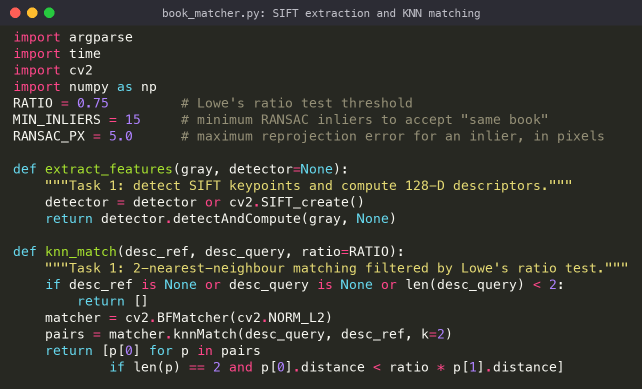
#> input picture figures/code_cs1_a.png, 1284 x 777 px, given in place of cs1_references.png, which was not available (shown at 1/2 size)
$ python compress_figures.py
#> lines starting #> are read from the running program, lines starting #| are printed output that depends on the picture
"""Encode photo figures as JPEG with OpenCV and verify each patch against the PNG. Run before build_report.py."""
import glob, os, sys
import cv2, numpy as np
names = ["cs1_references", "cs1_query_samples", "cs1_keypoints", "cs1_matches_same", "cs1_matches_cases", "cs1_failures", "cs2_highway", "cs2_urban", "cs2_agreement", "cs2_conditions_grid"]
os.makedirs("figures_jpg", exist_ok=True)
ok = True
for n in names:
    png = cv2.imread(f"figures/{n}.png"); out = f"figures_jpg/{n}.jpg"
#> further down, png is the input picture: shape (777, 1284, 3); mean B, G, R 43.5, 49.5, 49
    cv2.imwrite(out, png, [cv2.IMWRITE_JPEG_QUALITY, 90])
    jpg = cv2.imread(out); assert jpg.shape == png.shape
    d = np.abs(jpg.astype(int) - png.astype(int)); h, w = d.shape[:2]
#> after `d = np.abs(jpg.astype(int) - png.astype(int))`:
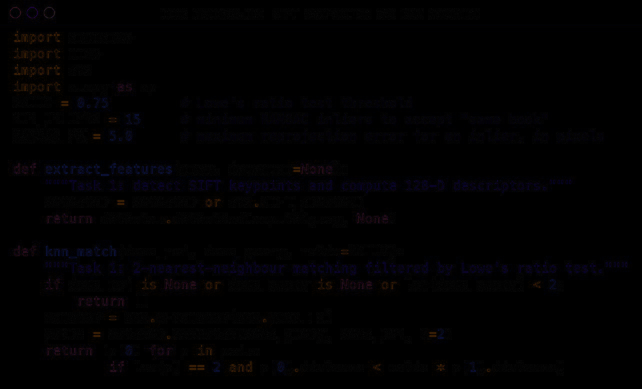
#> d: shape (777, 1284, 3) int64 (shown at 1/2 size); mean B, G, R 1.8, 1, 1.4
#> after `h, w = d.shape[:2]`: h = 777; w = 1284
    # per-channel mean error in 16 px patches, including edges and the final corner
    worst = max(d[y:y + 16, x:x + 16].mean() for y in range(0, h, 16) for x in range(0, w, 16))
#> worst = 13.19
    corner = d[-16:, -16:].max()
#> corner = 0
    good = worst < 30 and corner < 60
#> good = True
    ok &= bool(good)
#> ok = True
    print(f"{n:24s} worst patch {worst:5.1f}  corner max {corner:3d}  {'ok' if good else 'BAD'}  {os.path.getsize(out) // 1024} KB")
#| cs1_references           worst patch  13.2  corner max   0  ok  172 KB
#> pass 2 of the loop `for n in names:`:
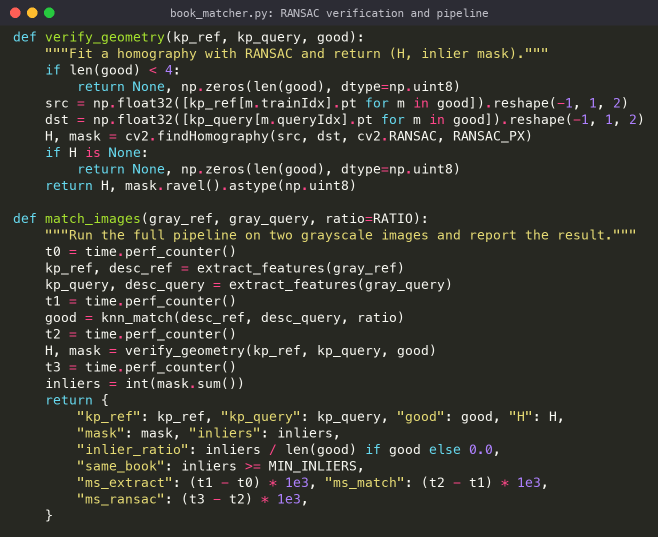
#> input picture figures/code_cs1_b.png, 1316 x 1074 px, given in place of cs1_query_samples.png, which was not available (shown at 1/2 size)
#> png is the input picture: shape (1074, 1316, 3); mean B, G, R 44.6, 51, 50.2
#> jpg: shape (1074, 1316, 3)
#> `d = np.abs(jpg.astype(int) - png.astype(int))`:
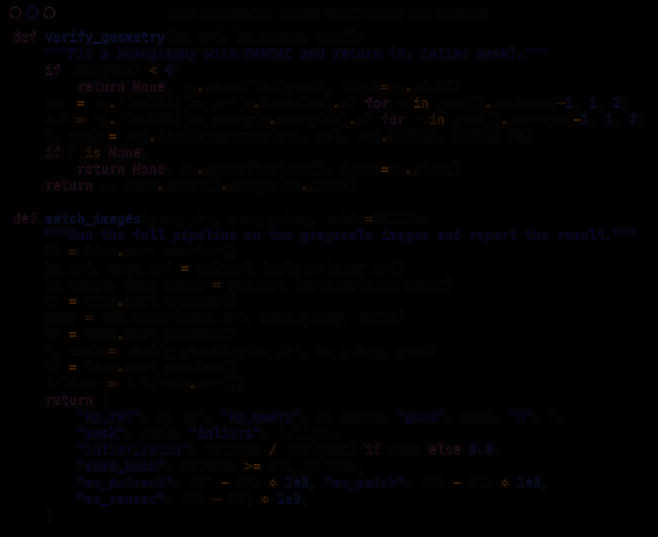
#> d: shape (1074, 1316, 3) int64 (shown at 1/2 size); mean B, G, R 1.7, 1, 1.2
#> worst = 13.21
#| cs1_query_samples        worst patch  13.2  corner max   0  ok  258 KB
#> (the run stopped early here; a loop or call above may not have finished)
